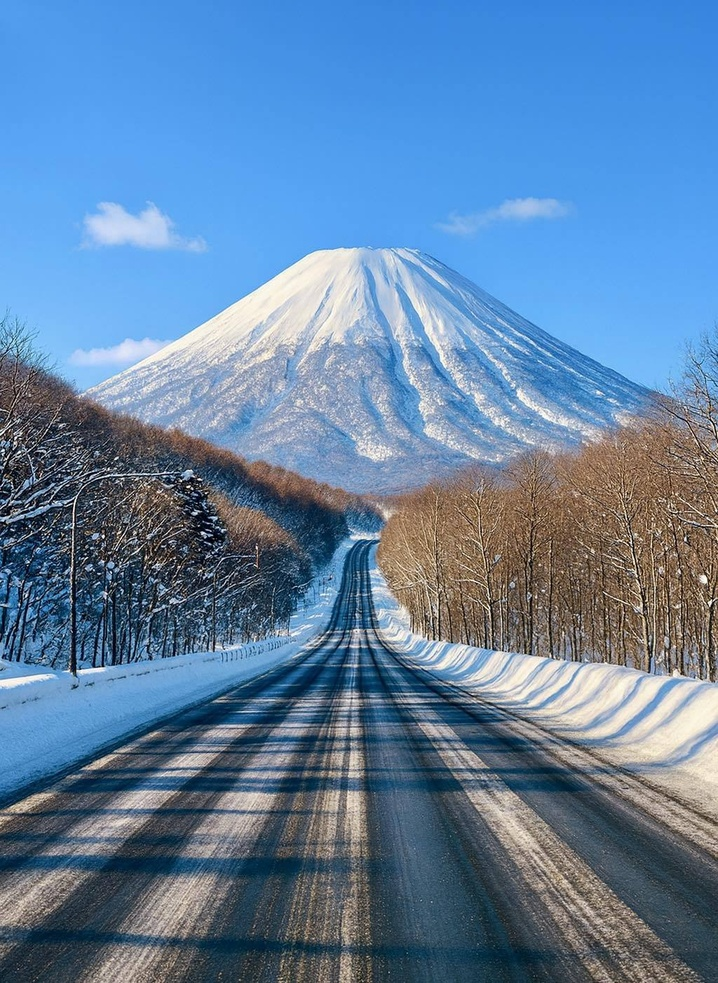
#> input picture vision/soccer.jpg, 718 x 983 px, shrunk from 1024 x 1403 before the run, found by its file name
$ python 3-0.py
#> lines starting #> are read from the running program, lines starting #| are printed output that depends on the picture; long printed decimals are rounded
import cv2 as cv
import numpy as np

img = cv.imread('/Users/cho/2-2Class/vision/soccer.jpg')        # 이미지 읽기 (np.ndarray)
#> img is the input picture: shape (983, 718, 3); mean B, G, R 162.9, 129.5, 97.5
print("shape:", img.shape)            # 이미지 크기 (높이, 너비, 채널수 출력)
#| shape: (983, 718, 3)
print("최솟값:", img.min())           # 전체 픽셀 중 최솟값(B,G,R 중 최소)
#| 최솟값: 0
print("최댓값:", img.max())           # 전체 픽셀 중 최댓값
#| 최댓값: 255
print("평균:", img.mean())            # 전체 픽셀 값 평균
#| 평균: 129.978

print("최댓값 위치:", np.argmax(img))
#| 최댓값 위치: 433395
# 최댓값의 1차원(이미지를 1줄로 펼쳤을 때) 인덱스
print("정렬후 앞부분:", np.sort(img, axis=None)[:10])
#| 정렬후 앞부분: [0 0 0 0 0 0 0 0 0 0]
# 전체를 1차원으로 펴서 정렬 후 상위 10개 출력

transposed = np.transpose(img, (1, 0, 2))
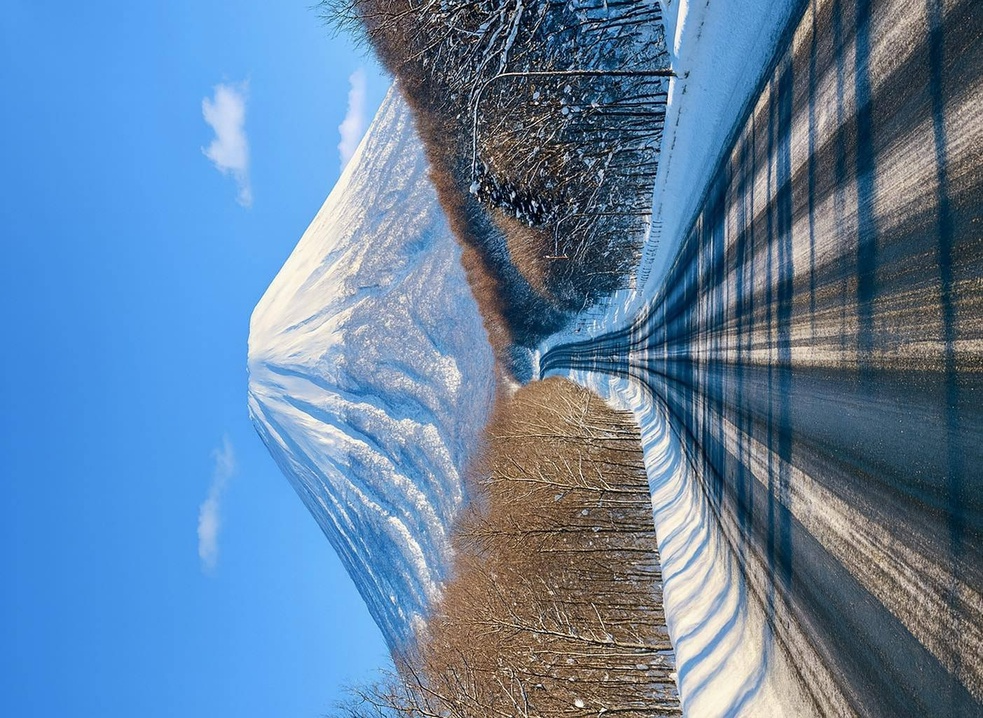
#> transposed: shape (718, 983, 3); mean B, G, R 162.9, 129.5, 97.5
# 가로↔세로 변환
print("가로 세로 변환 후 모양:", transposed.shape)
#| 가로 세로 변환 후 모양: (718, 983, 3)

cv.imshow("Original", img)             # 원본 이미지를 "Original" 창에 표시
cv.imshow("Transposed", transposed)    # 전치 이미지를 "Transposed" 창에 표시

cv.waitKey()                           # 아무 키 입력까지 대기
cv.destroyAllWindows()                 # 모든 창 닫기
